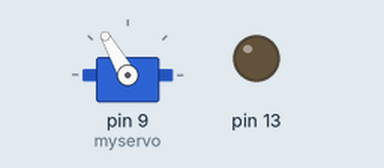
Recording of a sketch running on a simulated Arduino Uno, built with avr-gcc and run on an emulated ATmega328P. Parts: servo, output pins drawn as LEDs (lit = HIGH).

Above: at 1.05 s.
At 3.1 s:
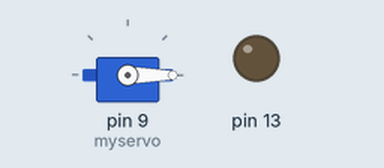
At 6.15 s:
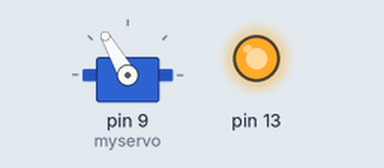
Timing chart, 0 to 7.8 s (numbered marks = the images above):
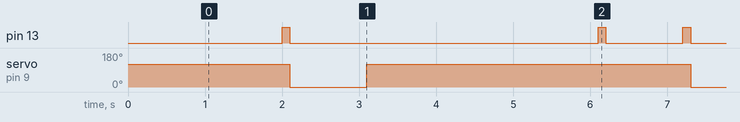

Measured:
- by itself, pin 13: repeats every 5.2 s: LOW 4.0 s, HIGH 0.10 s, LOW 1.0 s, HIGH 0.10 s
- by itself, servo on pin 9 (myservo): alternates 120° for 4.2 s and 0° for 1.0 s

The sketch:

servo.ino
```cpp
#include <Servo.h>

Servo myservo;
int start=120;
int shift=0;
void setup()
{
  myservo.attach(9);
  myservo.write(start);  // set servo to mid-point
  pinMode(13, OUTPUT);
  delay(1000);
  myservo.detach();
}

void loop() {
  delay(1000);
    blinky(13,100);
    servo_run();
    delay(2000);
    blinky(13,100);
  }


  void servo_run(){
    myservo.attach(9);
    myservo.write(shift);
    delay(1000);
    myservo.write(start);
    delay(1000);
    myservo.detach();
  }

  void blinky(int led, int interval){
  digitalWrite(led, HIGH);
  delay(interval);
  digitalWrite(led, LOW);
}
```
